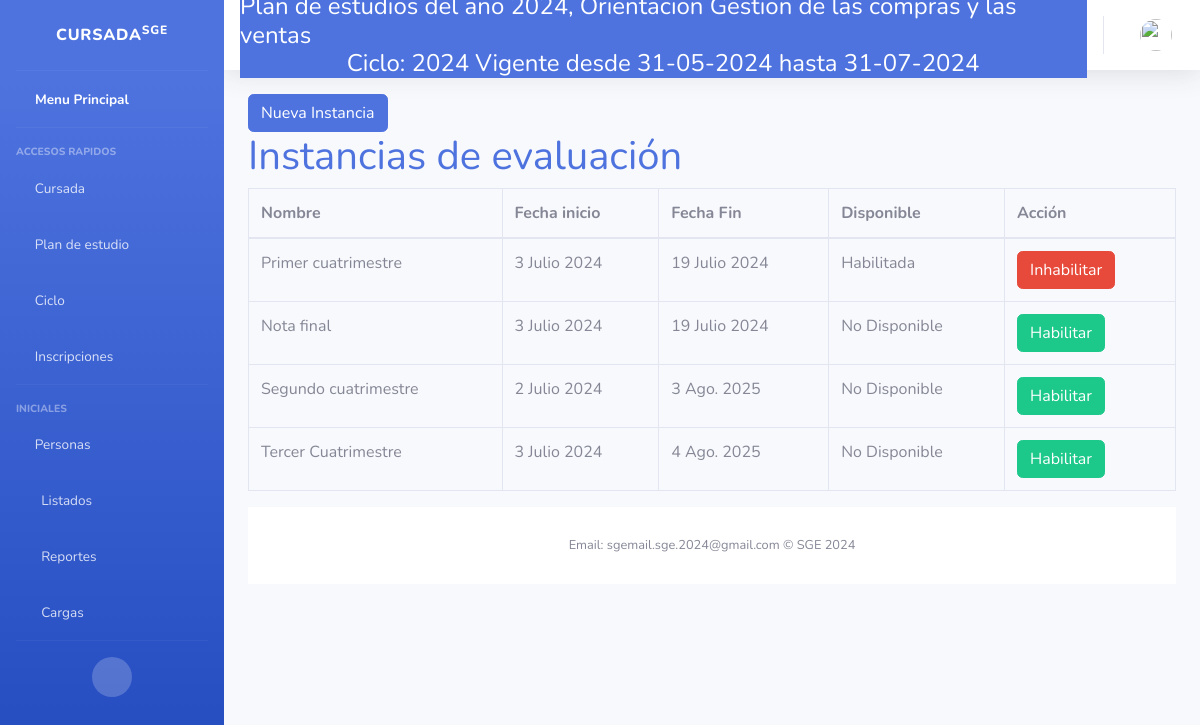
/Clases/verInstancias, run on the app's committed database.
### Core/models.py (models this page shows, shortened)
class Ciclo (models.Model):
    anioCalendario = models.CharField(
        help_text="Ej: 2024",
        max_length=4,
        unique= True)
    fechaInicio = models.DateField(help_text="Ej: 16/02/2024",
                                   default=now)
    plan = models.ForeignKey(PlanDeEstudios, blank=False, on_delete=models.CASCADE)
    fechaFin = models.DateField(help_text="Ej: 28/11/2024",)
    esActual = models.BooleanField(
        default= True
    )
    def __str__(self):
        return "{0} Vigente desde {1} hasta {2}".format(self.anioCalendario,self.fechaInicio.strftime("%d-%m-%Y"), self.fechaFin.strftime("%d-%m-%Y"))

class Instancia(models.Model):
    ciclo = models.ForeignKey(Ciclo, on_delete=models.CASCADE)
    nombre = models.CharField(help_text="Ej: Nota Final"
                              ,max_length= 50)
    disponible = models.BooleanField(default = False)
    fecha_inicio = models.DateField(help_text="Ej: 16/02/2024",
                                   default=now)
    fecha_fin = models.DateField(help_text="Ej: 16/02/2024")

### Clases/views.py (the view)
def instancias_list(request):
    instancias = Instancia.objects.filter(ciclo = request.ciclo)
    return render(request, 'Calificacion/instancias.html',{'instancias':instancias})

### Core/models.py (called while the page is built)
    def __str__(self):
        return "Plan de estudios del año {0}, Orientacion {1}".format(self.anio, self.orientacion)

### Clases/templates/Calificacion/instancias.html (shortened to what this page needs)
{% extends 'index.html' %}
{% load bootstrap5 %}
{% block content %}
    <div class="content">
        <a href="/Clases/altaInstancia">
            <button class="btn btn-primary">Nueva Instancia</button>
        </a>
        <h1><a href="#">Instancias de evaluación</a></h1>
        <div class="hidden orden-listado">
            <div class="flex-md-column-reverse">
                <table class="table table-bordered table-hover">
                    <thead class="hidden orden-listado">
                        <tr class="table-hover">
                            <th>Nombre</th>
                            <th>Fecha inicio</th>
                            <th>Fecha Fin</th>
                            <th>Disponible</th>
                            <th>Acción</th>
                        </tr>
                    </thead>
                    <tbody>
                        {% block tabla %}
                            {% if instancias %}
                                {% for instancia in instancias %}
                                    <tr>
                                        <td>{{ instancia.nombre }}</td>
                                        <td>{{ instancia.fecha_inicio }}</td>
                                        <td>{{ instancia.fecha_fin }}</td>
                                        {% if instancia.disponible %}
                                            <td>Habilitada</td>
                                            <td>
                                                <button class="btn btn-danger btn-inhabilitar" data-instancia-id="{{ instancia.id }}" data-bs-toggle="modal" data-bs-target="#inhabilitarModal">Inhabilitar</button>
                                            </td>
                                        {% else %}
                                            <td>No Disponible</td>
                                            <td>
                                                <button class="btn btn-success btn-habilitar" data-instancia-id="{{ instancia.id }}" data-bs-toggle="modal" data-bs-target="#habilitarModal">Habilitar</button>
                                            </td>
                                        {% endif %}
                                    </tr>
                                {% endfor %}
                            {% else %}
                                <tr>
                                    <td colspan="5">NO HAY INSTANCIAS PARA LISTAR</td>
                                </tr>
                            {% endif %}
                        {% endblock tabla %}
                    </tbody>
                </table>
            </div>
        </div>
    </div>
{% endblock %}

### principal/templates/index.html (shortened to what this page needs)
<!DOCTYPE html>
<html lang="en">
<head>
    <link href="https://cdn.jsdelivr.net/npm/bootstrap@5.2.3/dist/css/bootstrap.min.css" rel="stylesheet">
    <link href= "{% static 'vendor/fontawesome-free/css/all.min.css' %}" rel="stylesheet" type="text/css">
    <link href="{% static 'css/sb-admin-2.min.css' %}" rel="stylesheet">
    {% load bootstrap5 %}
</head>
{% block sidebar %}
<body id="page-top">
    <div id="wrapper">
        <ul class="navbar-nav bg-gradient-primary sidebar sidebar-dark accordion" id="accordionSidebar">
            <a class="sidebar-brand d-flex align-items-center justify-content-center" href="/">
                <div class="sidebar-brand-text mx-3">Cursada<sup>SGE</sup></div>
            </a>
            <hr class="sidebar-divider my-0">
            <li class="nav-item active">
                <a class="nav-link" href="/">
                    <i class="fas fa-school "></i>
                    <span>Menu Principal</span></a>
            </li>
            <hr class="sidebar-divider">
            <div class="sidebar-heading">
                Accesos Rapidos
            </div>
            {% if request.hayCicloActivo %}
            <li class="nav-item">
                <a class="nav-link collapsed" href="#" data-toggle="collapse" data-target="#collapseTree"
                    aria-expanded="true" aria-controls="collapseTwo">
                    <i class="far fa-file"></i>
                    <span>Cursada</span>
                </a>
            </li>
            {% endif %}
            <li class="nav-item">
                <a class="nav-link collapsed" href="#" data-toggle="collapse" data-target="#collapseTwo"
                    aria-expanded="true" aria-controls="collapseTwo">
                    <i class="far fa-calendar-alt "></i>
                    <span>Plan de estudio</span>
                </a>
            </li>
            {% if request.hayPlan %}
            <li class="nav-item">
                <a class="nav-link collapsed" href="#" data-toggle="collapse" data-target="#collapseCiclo"
                    aria-expanded="true" aria-controls="collapseTwo">
                    <i class="fas fa-chalkboard-teacher"></i>
                    <span>Ciclo</span>
                </a>
            </li>
            {% endif %}
            {% if request.hayCicloActivo %}
            <li class="nav-item">
                <a class="nav-link collapsed" href="#" data-toggle="collapse" data-target="#collapseUtilities"
                    aria-expanded="true" aria-controls="collapseUtilities">
                    <i class="fas fa-user-check"></i>
                    <span>Inscripciones</span>
                </a>
            </li>
            {% endif %}
            <hr class="sidebar-divider">
            <div class="sidebar-heading">
                Iniciales
            </div>
            <li class="nav-item">
                <a class="nav-link collapsed" href="#" data-toggle="collapse" data-target="#collapsePages"
                    aria-expanded="true" aria-controls="collapsePages">
                    <i class="fas fa-user-graduate fa-folder"></i>
                    <span>Personas</span>
                </a>
            </li>
            <li class="nav-item">
                <a class="nav-link collapsed" href="#" data-toggle="collapse" data-target="#collapseList"
                    aria-expanded="true" aria-controls="collapsePages">
                    <i class="fas fa-fw fa-table"></i>
                    <span>Listados</span>
                </a>
            </li>
            <li class="nav-item">
                <a class="nav-link collapsed" href="#" data-toggle="collapse" data-target="#collapseRep"
                    aria-expanded="true" aria-controls="collapsePages">
                    <i class="fas fa-fw fa-chart-area"></i>
                    <span>Reportes</span>
                </a>
            </li>
            <li class="nav-item">
                <a class="nav-link collapsed" href="#" data-toggle="collapse" data-target="#collapseCargas"
                    aria-expanded="true" aria-controls="collapsePages">
                    <i class="fas fa-fw fa-chart-area"></i>
                    <span>Cargas</span>
                </a>
            </li>
            <hr class="sidebar-divider d-none d-md-block">
            <div class="text-center d-none d-md-inline">
                <button class="rounded-circle border-0" id="sidebarToggle"></button>
            </div>
            {% endblock sidebar %}
        </ul>
        <div id="content-wrapper" class="d-flex flex-column">
            <div id="content">
<nav class="navbar navbar-expand navbar-light bg-white topbar mb-4 static-top shadow">
    <div class="container input-group btn-primary d-flex flex-column">
        {% if request.hayPlan %}
        <h4 class="mb-0">{{request.plan}}</h4>
        {% else %}
        <h4> No hay plan vigente</h4>
        {% endif %}
        {% if request.ciclo %}
        <h4 class="mb-0">Ciclo: {{request.ciclo}}</h4>
        {% else %}
        <h4> No hay ciclo vigente</h4>
        {% endif %}
    </div>
    <ul class="navbar-nav ml-auto">
        <li class="nav-item dropdown no-arrow">
            <a class="nav-link dropdown-toggle" href="#" id="userDropdown" role="button"
                data-toggle="dropdown" aria-haspopup="true" aria-expanded="false">
                <img class="img-profile rounded-circle" src="{% static 'img/undraw_profile.svg' %}">
            </a>
        </li>
    </ul>
</nav>
                <div class="container-fluid">
                {% block content %}{% endblock content %}
    {% block footer %}
    <footer class="sticky-footer bg-white">
        <div class="container my-auto">
            <div class="copyright text-center my-auto">
                <span>Email: sgemail.sge.2024@gmail.com &copy; SGE 2024</span>
            </div>
        </div>
    </footer>
    {% endblock footer %}
        </div>
</body>
</html>

### data on the page
Ciclo: ciclo "2024 Vigente desde 31-05-2024 hasta 31-07-2024"
Instancia: nombre "Primer cuatrimestre", fecha_inicio "3 Julio 2024", fecha_fin "19 Julio 2024"
Instancia: nombre "Nota final", fecha_inicio "3 Julio 2024", fecha_fin "19 Julio 2024"
Instancia: nombre "Segundo cuatrimestre", fecha_inicio "2 Julio 2024", fecha_fin "3 Ago. 2025"
Instancia: nombre "Tercer Cuatrimestre", fecha_inicio "3 Julio 2024", fecha_fin "4 Ago. 2025"
